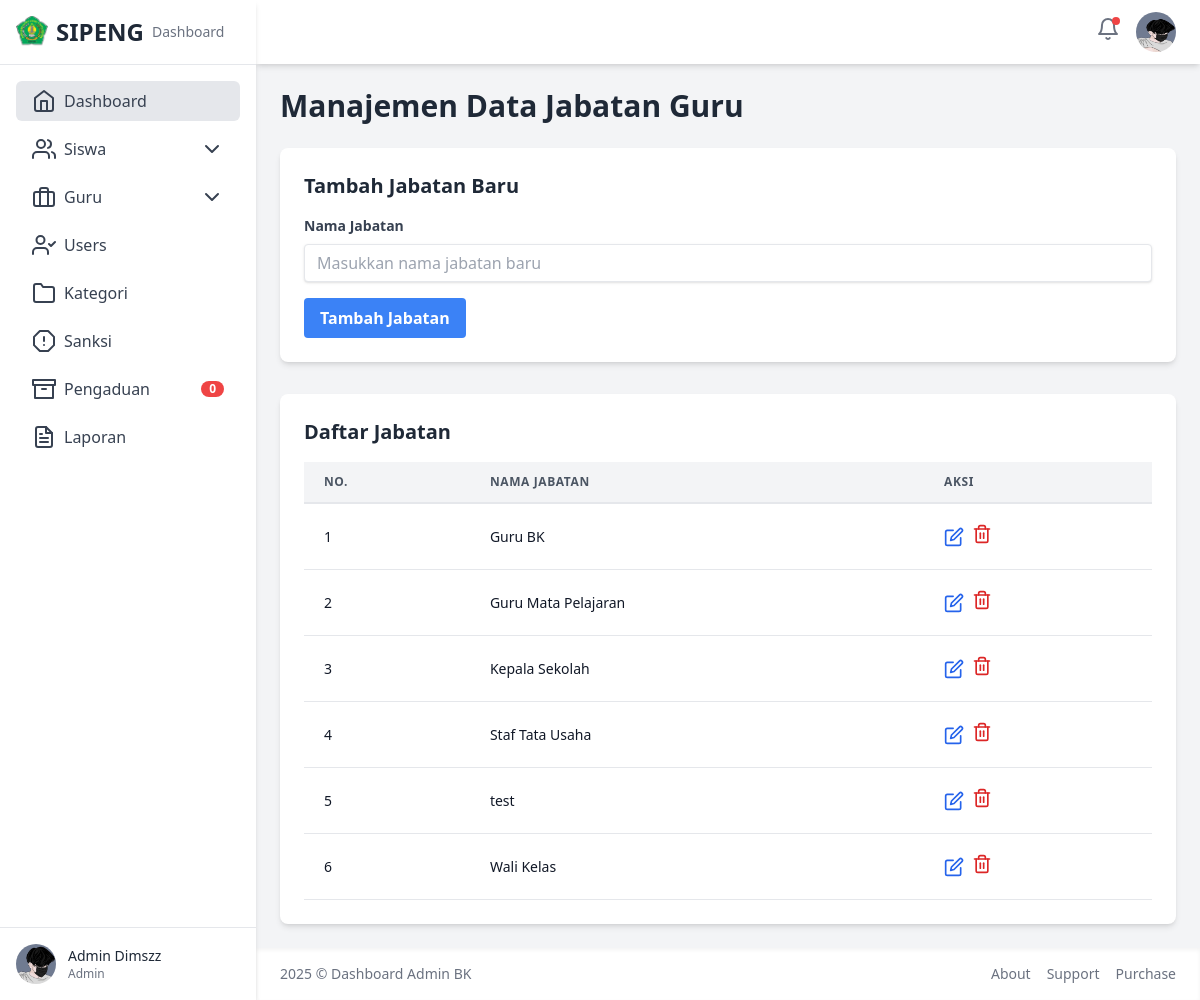
The app's page /views/admin/Data_Jabatan.php (signed in) with its own data.
### tables this page shows
CREATE TABLE IF NOT EXISTS `jabatan_guru` (
  `id` int NOT NULL AUTO_INCREMENT,
  `nama_jabatan` varchar(100) NOT NULL,
  PRIMARY KEY (`id`),
  UNIQUE KEY `nama_jabatan` (`nama_jabatan`)
);

### controllers/JabatanController.php (called while the page is built, shortened)
<?php
$error_message = '';
$jabatan_data = [];
if (empty($error_message) && isset($conn)) {
    $sql_fetch_jabatan_display = "SELECT id, nama_jabatan FROM jabatan_guru ORDER BY nama_jabatan ASC";
    $result_fetch_jabatan = mysqli_query($conn, $sql_fetch_jabatan_display);
    if ($result_fetch_jabatan) {
        while ($row = mysqli_fetch_assoc($result_fetch_jabatan)) {
            $jabatan_data[] = $row;
        }
    } else {
        $error_message = 'Gagal mengambil data jabatan: ' . mysqli_error($conn);
    }
}

### views/admin/Data_Jabatan.php (the view, shortened to what this page needs)
<?php
include 'header.php';
include '../../controllers/JabatanController.php';
?>
<main class="flex-1 p-6 overflow-y-auto">
    <h2 class="text-3xl font-bold text-gray-800 dark:text-white mb-6">
        Manajemen Data Jabatan Guru
    </h2>
    <div class="bg-white dark:bg-gray-800 p-6 rounded-lg shadow-md mb-8">
        <h3 class="text-xl font-semibold text-gray-800 dark:text-white mb-4">Tambah Jabatan Baru</h3>
        <form action="" method="POST">
            <div class="mb-4">
                <label for="add_nama_jabatan" class="block text-gray-700 dark:text-gray-300 text-sm font-bold mb-2">
                    Nama Jabatan
                </label>
                <input type="text" id="add_nama_jabatan" name="nama_jabatan"
                    class="shadow appearance-none border rounded w-full py-2 px-3 text-gray-700 leading-tight focus:outline-none focus:shadow-outline dark:bg-gray-700 dark:text-white dark:border-gray-600"
                    placeholder="Masukkan nama jabatan baru" required>
            </div>
            <button type="submit"
                class="bg-blue-500 hover:bg-blue-700 text-white font-bold py-2 px-4 rounded focus:outline-none focus:shadow-outline">
                Tambah Jabatan
            </button>
        </form>
    </div>
    <div class="bg-white dark:bg-gray-800 p-6 rounded-lg shadow-md">
        <h3 class="text-xl font-semibold text-gray-800 dark:text-white mb-4">Daftar Jabatan</h3>
        <div class="overflow-x-auto">
            <table class="min-w-full leading-normal">
                <thead>
                    <tr>
                        <th
                            class="px-5 py-3 border-b-2 border-gray-200 dark:border-gray-700 bg-gray-100 dark:bg-gray-700 text-left text-xs font-semibold text-gray-600 dark:text-gray-300 uppercase tracking-wider">
                            No.
                        </th>
                        <th
                            class="px-5 py-3 border-b-2 border-gray-200 dark:border-gray-700 bg-gray-100 dark:bg-gray-700 text-left text-xs font-semibold text-gray-600 dark:text-gray-300 uppercase tracking-wider">
                            Nama Jabatan
                        </th>
                        <th
                            class="px-5 py-3 border-b-2 border-gray-200 dark:border-gray-700 bg-gray-100 dark:bg-gray-700 text-left text-xs font-semibold text-gray-600 dark:text-gray-300 uppercase tracking-wider">
                            Aksi
                        </th>
                    </tr>
                </thead>
                <tbody>
                    <?php if (empty($jabatan_data)): ?>
                    <tr>
                        <td colspan="3"
                            class="px-5 py-5 border-b border-gray-200 dark:border-gray-700 bg-white dark:bg-gray-800 text-sm text-gray-900 dark:text-gray-200 text-center">
                            Tidak ada data jabatan.
                        </td>
                    </tr>
                    <?php else: ?>
                    <?php $no = 1;
                        ?>
                    <?php foreach ($jabatan_data as $jabatan): ?>
                    <tr>
                        <td
                            class="px-5 py-5 border-b border-gray-200 dark:border-gray-700 bg-white dark:bg-gray-800 text-sm text-gray-900 dark:text-gray-200">
                            <?= $no++; ?>
                        </td>
                        <td
                            class="px-5 py-5 border-b border-gray-200 dark:border-gray-700 bg-white dark:bg-gray-800 text-sm text-gray-900 dark:text-gray-200">
                            <?= htmlspecialchars($jabatan['nama_jabatan']) ?>
                        </td>
                        <td
                            class="px-5 py-5 border-b border-gray-200 dark:border-gray-700 bg-white dark:bg-gray-800 text-sm">
                            <div class="flex items-center space-x-2">
                                <button
                                    class="text-blue-600 hover:text-blue-900 dark:text-blue-400 dark:hover:text-blue-200 edit-btn"
                                    data-id="<?= htmlspecialchars($jabatan['id']) ?>"
                                    data-nama="<?= htmlspecialchars($jabatan['nama_jabatan']) ?>">
                                    <i data-feather="edit" class="w-5 h-5"></i>
                                </button>
                                <form action="" method="POST"
                                    onsubmit="return confirm('Apakah Anda yakin ingin menghapus jabatan ini? Guru yang terkait dengan jabatan ini mungkin terpengaruh.');">
                                    <button type="submit"
                                        class="text-red-600 hover:text-red-900 dark:text-red-400 dark:hover:text-red-200">
                                        <i data-feather="trash-2" class="w-5 h-5"></i>
                                    </button>
                                </form>
                            </div>
                        </td>
                    </tr>
                    <?php endforeach; ?>
                    <?php endif; ?>
                </tbody>
            </table>
        </div>
    </div>
</main>
<?php include 'footer.php'; ?>

### records on screen
jabatan_guru: nama_jabatan "Guru BK"
jabatan_guru: nama_jabatan "Guru Mata Pelajaran"
jabatan_guru: nama_jabatan "Kepala Sekolah"
jabatan_guru: nama_jabatan "Staf Tata Usaha"
jabatan_guru: nama_jabatan "test"
jabatan_guru: nama_jabatan "Wali Kelas"

### other values on screen
$latest_reports_count "0"
$user_nama "Admin Dimszz"
$user_role "Admin"
